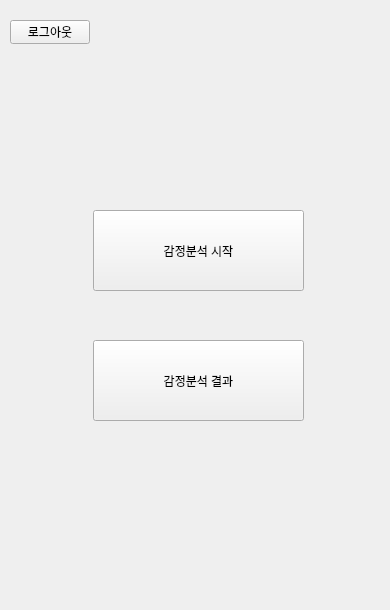
   <widget class="QWidget" name="page_5">
    <widget class="QPushButton" name="StartButton">
     <property name="geometry">
      <rect>
       <x>93</x>
       <y>210</y>
       <width>211</width>
       <height>81</height>
      </rect>
     </property>
     <property name="styleSheet">
      <string notr="true"/>
     </property>
     <property name="text">
      <string>감정분석 시작</string>
     </property>
    </widget>
    <widget class="QPushButton" name="ResultButton">
     <property name="geometry">
      <rect>
       <x>93</x>
       <y>340</y>
       <width>211</width>
       <height>81</height>
      </rect>
     </property>
     <property name="text">
      <string>감정분석 결과</string>
     </property>
    </widget>
    <widget class="QPushButton" name="back_login_3">
     <property name="geometry">
      <rect>
       <x>10</x>
       <y>20</y>
       <width>80</width>
       <height>24</height>
      </rect>
     </property>
     <property name="text">
      <string>로그아웃</string>
     </property>
    </widget>
    <widget class="QLabel" name="label_19">
     <property name="geometry">
      <rect>
       <x>0</x>
       <y>0</y>
       <width>381</width>
       <height>601</height>
      </rect>
     </property>
     <property name="text">
      <string/>
     </property>
     <property name="pixmap">
      <pixmap resource="resources.qrc">:/new/prefix1/resources/background-min.jpg</pixmap>
     </property>
     <property name="scaledContents">
      <bool>true</bool>
     </property>
    </widget>
    <zorder>label_19</zorder>
    <zorder>StartButton</zorder>
    <zorder>ResultButton</zorder>
    <zorder>back_login_3</zorder>
   </widget>
